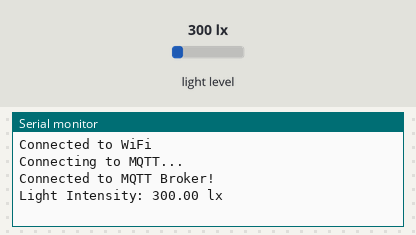
Recording of a sketch running on a simulated Arduino MKR. On the bench: the last lines printed to the serial monitor. The inputs (shaded band) are chosen by the test bench; at power-on: light level 300 lx. WiFi joins after 1.5 s; servers stay silent unless stated; no MQTT or app messages arrive unless stated.

Above: at 2.7 s.
2.8 s: light level set to 40 lx
At 7.9 s:
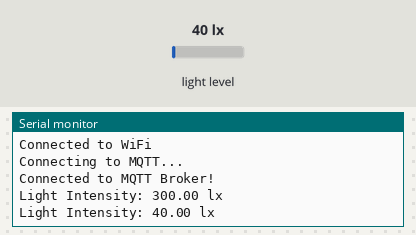
8.8 s: light level set to 500 lx
At 13.0 s:
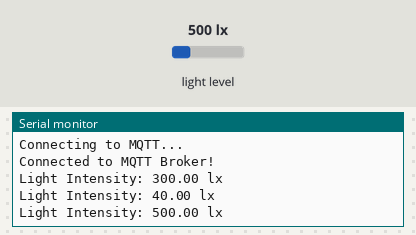
Timing chart, 0 to 14.5 s (numbered marks = the images above; inputs shaded):
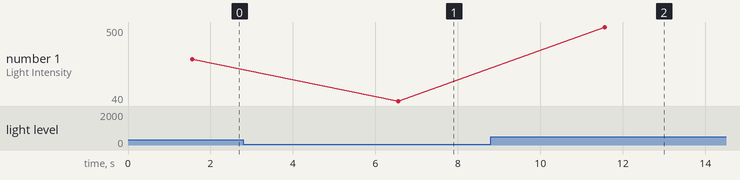

The sketch:

BH1750Tester.ino
```cpp
#include <WiFiNINA.h>
#include <PubSubClient.h>  // MQTT library
#include <BH1750.h>
#include <Wire.h>


// WiFi Credentials
#define WIFI_SSID "NOKIA-F776"
#define WIFI_PASSWORD "72abf27252"

// MQTT Broker Credentials
#define MQTT_SERVER "737ff9e089a54d5b8e75bcf49a0804c8.s1.eu.hivemq.cloud"
#define MQTT_PORT 8883
#define MQTT_TOPIC "sensor/light"
#define MQTT_ALERT_TOPIC "sensor/email_alert"
#define MQTT_USER "hivemq.webclient.1743081729184"
#define MQTT_PASSWORD ":tyT.9&;zK8xVHYhO6l5"


// Initialize BH1750 Light Sensor
BH1750 lightMeter;

// Use SSL Client instead of regular WiFiClient
WiFiSSLClient wifiSSLClient;
PubSubClient mqttClient(wifiSSLClient);

// Function to Connect to MQTT Broker
void connectMQTT() {
   while (!mqttClient.connected()) {
       Serial.println("Connecting to MQTT...");
       if (mqttClient.connect("ArduinoNanoIoT", MQTT_USER, MQTT_PASSWORD)) {
           Serial.println("Connected to MQTT Broker!");
       } else {
           Serial.print("Failed, rc=");
           Serial.print(mqttClient.state());
           Serial.println(" Retrying in 5 seconds...");
           delay(5000);
       }
   }
}

void setup() {
   Serial.begin(115200);
   Wire.begin();
   lightMeter.begin();

   // Connect to WiFi
   WiFi.begin(WIFI_SSID, WIFI_PASSWORD);
   while (WiFi.status() != WL_CONNECTED) {
       delay(1000);
       Serial.println("Connecting to WiFi...");
   }
   Serial.println("Connected to WiFi");

   // Set MQTT Server
   mqttClient.setServer(MQTT_SERVER, MQTT_PORT);

   // Connect to MQTT
   connectMQTT();
}

void loop() {
   if (!mqttClient.connected()) {
       connectMQTT();
   }
   mqttClient.loop();

   float lux = lightMeter.readLightLevel();

   Serial.print("Light Intensity: ");
   Serial.print(lux);
   Serial.println(" lx");

   String luxStr = String(lux);
   mqttClient.publish(MQTT_TOPIC, luxStr.c_str());


   delay(5000);
}
```

Measured:
- after the input at 2.8 s, the serial monitor: prints a new line after 3.8 s (image 1)
- after the input at 8.8 s, the serial monitor: prints a new line after 2.8 s (image 2)
- plotted number 1: 300 → 40 after the input at 2.8 s, 40 → 500 after the input at 8.8 s
